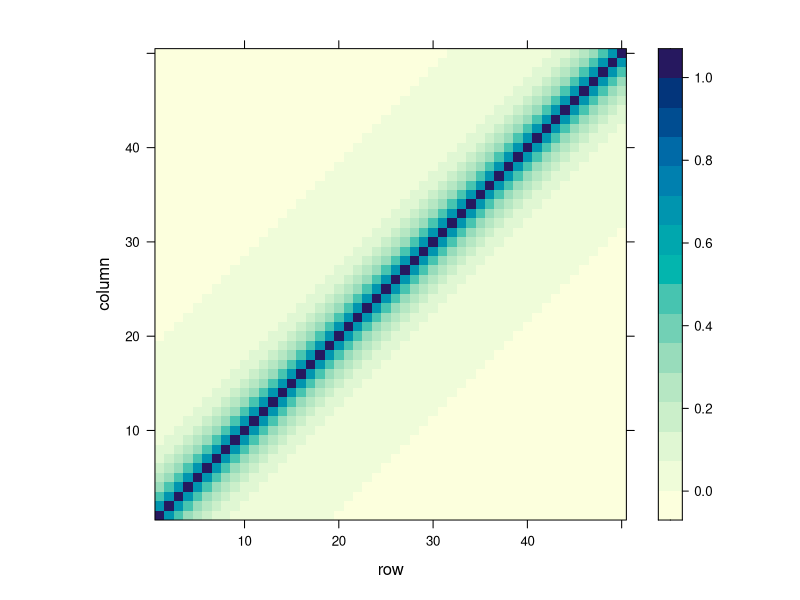
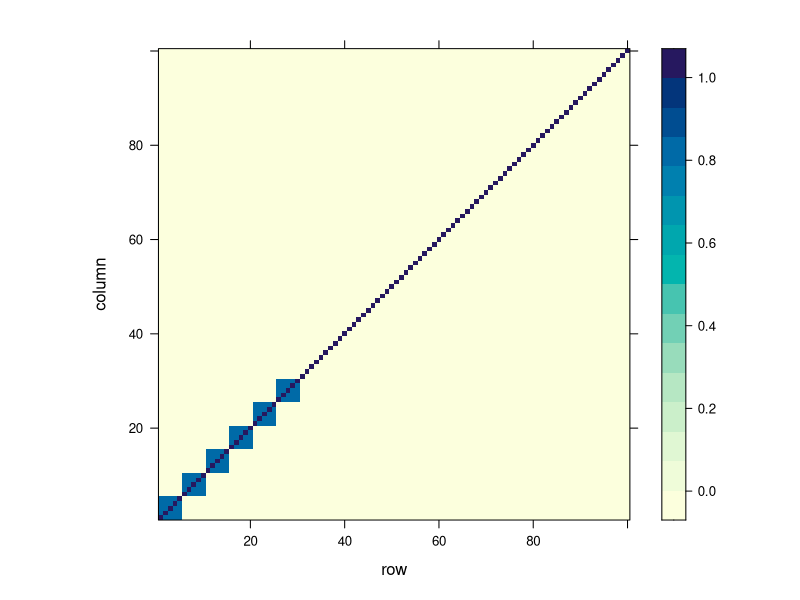
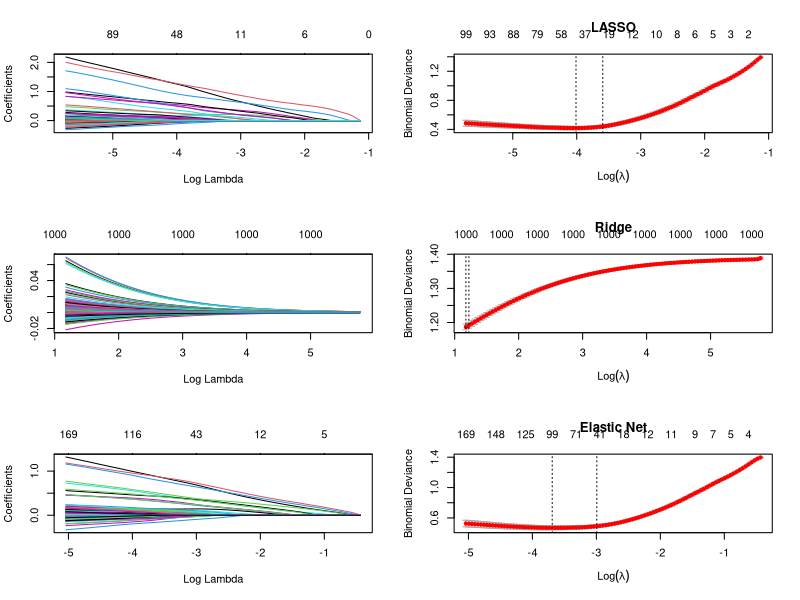

These charts were generated, in order, by the following R code:
## ---- chunk 1
knitr::opts_chunk$set(echo = TRUE)
## ---- chunk 2
if (!require(MASS)) install.packages("MASS") # package needed to generate correlated precictors
if (!require(glmnet)) install.packages("glmnet") # package needed to perform ridge/lasso/elastic net regression

library(MASS)
library(glmnet)

# function to turn log odds into probability
expit <- function(x){  
  ex <- exp(x)
  p  <- ex/(1+ex)
  p
}
## ---- chunk 3
p<-50
CovMatrix <- outer(1:p, 1:p, function(x,y) {.7^abs(x-y)})
lattice::levelplot(as.matrix(CovMatrix))
## ---- chunk 4
blocksize <- 5
CovMatrix <- outer(rep(0.9,blocksize), rep(0.9,blocksize)) + (1-0.9^2)*diag(blocksize)
CovMatrix
IdpMatrix <- diag(70)
BlockMtrx <- Matrix::bdiag(CovMatrix,CovMatrix,CovMatrix,CovMatrix,CovMatrix,CovMatrix,IdpMatrix)

lattice::levelplot(as.matrix(BlockMtrx))
## ---- chunk 5
set.seed(24)
n <- 500    # Number of observations
p <- 1000     # Number of predictors included in model
blocksize <- 5
CovMatrix <- outer(rep(0.9,blocksize), rep(0.9,blocksize)) + (1-0.9^2)*diag(blocksize)
BlkMtrx <- Matrix::bdiag(CovMatrix,CovMatrix,CovMatrix,CovMatrix,CovMatrix,CovMatrix)
## ---- chunk 6
# make X matrix
x30 <- mvrnorm(n=n, rep(0,30), BlkMtrx) # n observations from the correlated X variables
xp <- replicate(n=(p-30),rnorm(n,0,1)) # n observations from the independent X variables
x <- cbind(x30,xp)  #  X matrix
## ---- chunk 7
logitp <-  4 * apply(x[, 1:2], 1, sum) + 
  2 * apply(x[, 3:5], 1, sum) +
  apply(x[, 6:15], 1, sum)  # the first 15 variables are informative of class
## ---- chunk 8
prb <- expit(logitp)     # probabilty y=1  
y <- rbinom(length(prb),size=1,prb)  # y is the number of 'successes' in size = 1 trials. class 1 with probability prb and class 0 otherwise
table(prb>0.5,y)        # table of probability vs class (1/0)
## ---- chunk 9
train_rows <- sample(1:n, .66*n)
x.train <- x[train_rows, ]
x.test <- x[-train_rows, ]

y.train <- y[train_rows]
y.test <- y[-train_rows]
## ---- chunk 10
set.seed(34)
list.of.fits <- list()
for (i in 0:10){
  fit.name <- paste0("alpha", i/10)
  
  list.of.fits[[fit.name]] <-
    cv.glmnet(x.train, y.train, type.measure = "deviance", alpha = i/10,
              family = "binomial")
}

results <- data.frame()
for (i in 0:10){
  fit.name <- paste0("alpha", i/10)
  
  predicted <-
    predict(list.of.fits[[fit.name]] ,
           s = list.of.fits[[fit.name]]$lambda.1se, newx = x.test)
  
  confumat <- table(y.test,predicted>0)
  error.rate <- (confumat[1,2] + confumat[2,1])/sum(confumat)
  
  temp  <- data.frame(alpha = i/10, error.rate =  error.rate, fit.name = fit.name)
  results <- rbind(results,temp)
}
results
## ---- chunk 11
fit.lasso <- glmnet(x.train, y.train, family="binomial", alpha=1)
fit.ridge <- glmnet(x.train, y.train, family="binomial", alpha=0)
fit.elnet <- glmnet(x.train, y.train, family="binomial", alpha=.5)


# 10-fold Cross validation for each alpha = 0, 0.1, ... , 0.9, 1.0
fit.lasso.cv <- cv.glmnet(x.train, y.train, type.measure="deviance",
                          alpha=1, 
                          family="binomial")
fit.ridge.cv <- cv.glmnet(x.train, y.train, type.measure="deviance",
                          alpha=0,
                          family="binomial")
fit.elnet.cv <- cv.glmnet(x.train, y.train, type.measure="deviance",
                          alpha=.5,
                          family="binomial")
## ---- chunk 12
# Plot solution paths:
par(mfrow=c(3,2))
# For plotting options, type '?plot.glmnet' in R console
plot(fit.lasso, xvar="lambda")
plot(fit.lasso.cv, main="LASSO")

plot(fit.ridge, xvar="lambda")
plot(fit.ridge.cv, main="Ridge")

plot(fit.elnet, xvar="lambda")
plot(fit.elnet.cv, main="Elastic Net")
## ---- chunk 13
set.seed(24)
n <- 500    # Number of observations
p <- 1000     # Number of predictors included in model
x <- replicate(n=p,rnorm(n,0,1)) # X matrix
logitp <-  4 * apply(x[, 1:2], 1, sum) + 
  2 * apply(x[, 3:5], 1, sum) +
  apply(x[, 6:15], 1, sum)  # the first 15 variables are informative of class

prb <- expit(logitp)     # probabilty y=1  
y <- rbinom(length(prb),1,prb)  # y is class 1 with probability prb and class 0 otherwise
table(prb>0.5,y)        # table of probability vs class (1/0)

# Split data into train and test sets
train_rows <- sample(1:n, .66*n)
x.train <- x[train_rows, ]
x.test <- x[-train_rows, ]

y.train <- y[train_rows]
y.test <- y[-train_rows]
## ---- chunk 14
set.seed(34)
list.of.fits <- list()
for (i in 0:10){
  fit.name <- paste0("alpha", i/10)
  
  list.of.fits[[fit.name]] <-
    cv.glmnet(x.train, y.train, type.measure = "deviance", alpha = i/10,
              family = "binomial")
}

results <- data.frame()
for (i in 0:10){
  fit.name <- paste0("alpha", i/10)
  
  predicted <-
    predict(list.of.fits[[fit.name]] ,
           s = list.of.fits[[fit.name]]$lambda.1se, newx = x.test)
  
  confumat <- table(y.test,predicted>0)
  error.rate <- (confumat[1,2] + confumat[2,1])/sum(confumat)
  
  temp  <- data.frame(alpha = i/10, error.rate =  error.rate, fit.name = fit.name)
  results <- rbind(results,temp)
}
results
## ---- chunk 15
sessionInfo()
